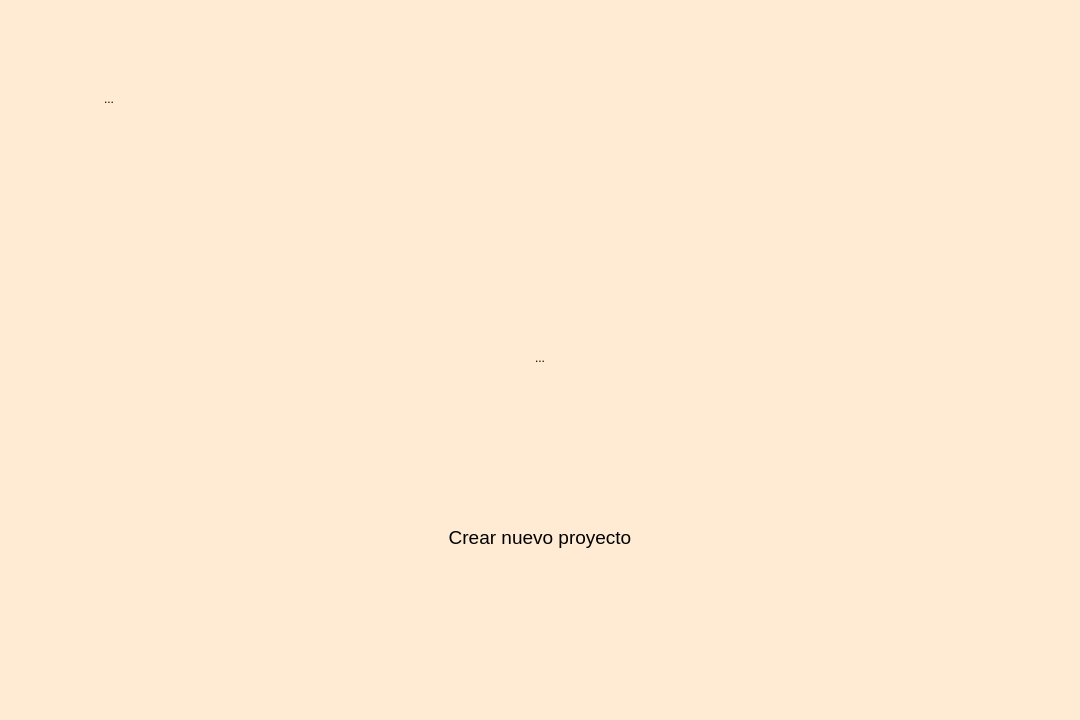
<?xml version="1.0" encoding="UTF-8"?>
<ui version="4.0">
 <class>CinemaSimi</class>
 <widget class="QMainWindow" name="CinemaSimi">
  <property name="windowModality">
   <enum>Qt::NonModal</enum>
  </property>
  <property name="geometry">
   <rect>
    <x>0</x>
    <y>0</y>
    <width>1080</width>
    <height>720</height>
   </rect>
  </property>
  <property name="sizePolicy">
   <sizepolicy hsizetype="Maximum" vsizetype="Maximum">
    <horstretch>0</horstretch>
    <verstretch>0</verstretch>
   </sizepolicy>
  </property>
  <property name="windowTitle">
   <string>CinemaSimi</string>
  </property>
  <property name="windowIcon">
   <iconset resource="icons.qrc">
    <normaloff>:/icons/recursos/upc_logo.png</normaloff>:/icons/recursos/upc_logo.png</iconset>
  </property>
  <property name="autoFillBackground">
   <bool>false</bool>
  </property>
  <property name="styleSheet">
   <string notr="true">background-color: rgb(255, 234, 212);</string>
  </property>
  <property name="toolButtonStyle">
   <enum>Qt::ToolButtonIconOnly</enum>
  </property>
  <property name="tabShape">
   <enum>QTabWidget::Rounded</enum>
  </property>
  <widget class="QWidget" name="centralwidget">
   <property name="enabled">
    <bool>true</bool>
   </property>
   <layout class="QGridLayout" name="gridLayout_7">
    <item row="0" column="1">
     <widget class="QWidget" name="gridWidget3" native="true">
      <property name="maximumSize">
       <size>
        <width>650</width>
        <height>230</height>
       </size>
      </property>
      <layout class="QGridLayout" name="gridLayout_2">
       <item row="1" column="0">
        <widget class="QLabel" name="lblLogo">
         <property name="text">
          <string/>
         </property>
         <property name="pixmap">
          <pixmap resource="icons.qrc">:/icons/recursos/cinemaSimi.png</pixmap>
         </property>
         <property name="scaledContents">
          <bool>true</bool>
         </property>
        </widget>
       </item>
      </layout>
     </widget>
    </item>
    <item row="1" column="1">
     <widget class="QWidget" name="gridWidget4" native="true">
      <property name="maximumSize">
       <size>
        <width>650</width>
        <height>450</height>
       </size>
      </property>
      <layout class="QGridLayout" name="gridLayout_4">
       <item row="0" column="0">
        <widget class="QToolButton" name="btnAdd">
         <property name="sizePolicy">
          <sizepolicy hsizetype="Fixed" vsizetype="Fixed">
           <horstretch>0</horstretch>
           <verstretch>0</verstretch>
          </sizepolicy>
         </property>
         <property name="maximumSize">
          <size>
           <width>260</width>
           <height>260</height>
          </size>
         </property>
         <property name="sizeIncrement">
          <size>
           <width>2</width>
           <height>2</height>
          </size>
         </property>
         <property name="cursor">
          <cursorShape>PointingHandCursor</cursorShape>
         </property>
         <property name="text">
          <string>...</string>
         </property>
         <property name="icon">
          <iconset resource="icons.qrc">
           <normaloff>:/icons/recursos/add.png</normaloff>:/icons/recursos/add.png</iconset>
         </property>
         <property name="iconSize">
          <size>
           <width>250</width>
           <height>250</height>
          </size>
         </property>
         <property name="toolButtonStyle">
          <enum>Qt::ToolButtonIconOnly</enum>
         </property>
         <property name="autoRaise">
          <bool>true</bool>
         </property>
        </widget>
       </item>
       <item row="1" column="0">
        <widget class="QLabel" name="lblNuevoProyecto">
         <property name="enabled">
          <bool>true</bool>
         </property>
         <property name="sizePolicy">
          <sizepolicy hsizetype="Ignored" vsizetype="Ignored">
           <horstretch>0</horstretch>
           <verstretch>0</verstretch>
          </sizepolicy>
         </property>
         <property name="maximumSize">
          <size>
           <width>270</width>
           <height>40</height>
          </size>
         </property>
         <property name="font">
          <font>
           <family>Microsoft YaHei UI</family>
           <pointsize>14</pointsize>
          </font>
         </property>
         <property name="contextMenuPolicy">
          <enum>Qt::NoContextMenu</enum>
         </property>
         <property name="layoutDirection">
          <enum>Qt::LeftToRight</enum>
         </property>
         <property name="text">
          <string>&lt;html&gt;&lt;head/&gt;&lt;body&gt;&lt;p align=&quot;center&quot;&gt;  Crear nuevo proyecto&lt;/p&gt;&lt;/body&gt;&lt;/html&gt;</string>
         </property>
        </widget>
       </item>
      </layout>
     </widget>
    </item>
    <item row="0" column="0">
     <widget class="QWidget" name="gridWidget1" native="true">
      <property name="maximumSize">
       <size>
        <width>180</width>
        <height>180</height>
       </size>
      </property>
      <layout class="QGridLayout" name="gridLayout_9">
       <item row="0" column="0">
        <widget class="QToolButton" name="btnQuestion">
         <property name="sizePolicy">
          <sizepolicy hsizetype="Ignored" vsizetype="Ignored">
           <horstretch>0</horstretch>
           <verstretch>0</verstretch>
          </sizepolicy>
         </property>
         <property name="maximumSize">
          <size>
           <width>110</width>
           <height>110</height>
          </size>
         </property>
         <property name="cursor">
          <cursorShape>PointingHandCursor</cursorShape>
         </property>
         <property name="text">
          <string>...</string>
         </property>
         <property name="icon">
          <iconset resource="icons.qrc">
           <normaloff>:/icons/recursos/question_red.png</normaloff>:/icons/recursos/question_red.png</iconset>
         </property>
         <property name="iconSize">
          <size>
           <width>80</width>
           <height>80</height>
          </size>
         </property>
         <property name="toolButtonStyle">
          <enum>Qt::ToolButtonIconOnly</enum>
         </property>
         <property name="autoRaise">
          <bool>true</bool>
         </property>
        </widget>
       </item>
      </layout>
     </widget>
    </item>
    <item row="0" column="2">
     <widget class="QWidget" name="gridWidget2" native="true">
      <property name="minimumSize">
       <size>
        <width>0</width>
        <height>0</height>
       </size>
      </property>
      <property name="maximumSize">
       <size>
        <width>180</width>
        <height>180</height>
       </size>
      </property>
      <property name="baseSize">
       <size>
        <width>140</width>
        <height>140</height>
       </size>
      </property>
      <layout class="QGridLayout" name="gridLayout_10">
       <item row="0" column="0">
        <widget class="QLabel" name="label">
         <property name="text">
          <string/>
         </property>
         <property name="pixmap">
          <pixmap resource="icons.qrc">:/icons/recursos/upc_logo.png</pixmap>
         </property>
         <property name="scaledContents">
          <bool>true</bool>
         </property>
        </widget>
       </item>
      </layout>
     </widget>
    </item>
    <item row="2" column="1">
     <spacer name="verticalSpacer">
      <property name="orientation">
       <enum>Qt::Vertical</enum>
      </property>
      <property name="sizeType">
       <enum>QSizePolicy::Maximum</enum>
      </property>
      <property name="sizeHint" stdset="0">
       <size>
        <width>20</width>
        <height>120</height>
       </size>
      </property>
     </spacer>
    </item>
   </layout>
  </widget>
 </widget>
 <resources>
  <include location="icons.qrc"/>
 </resources>
 <connections/>
</ui>
